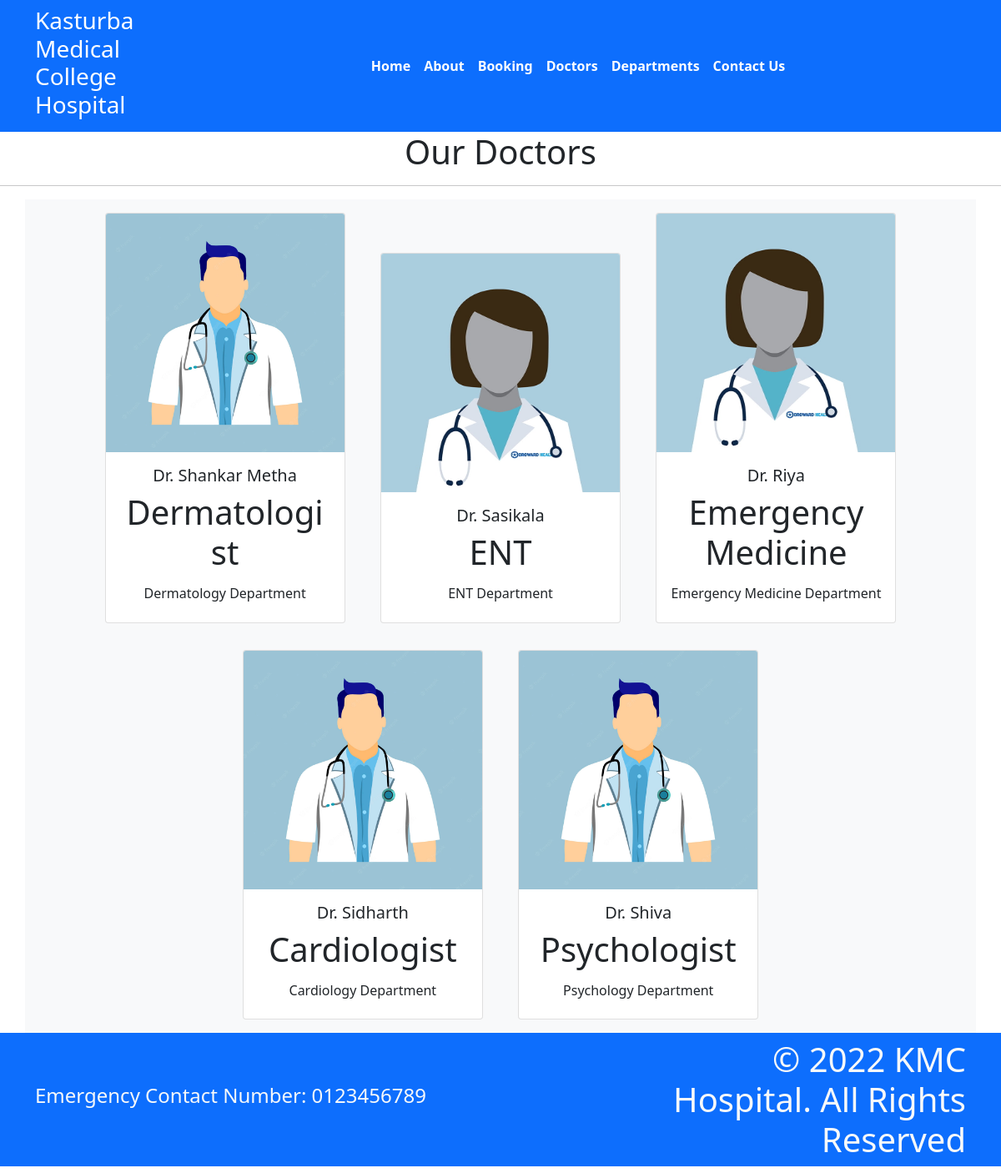
The app's page /doctors/ with its own data.
### home/models.py (models this page shows, shortened)
class Doctors(models.Model):
    doc_name = models.CharField(max_length=255)
    doc_spec = models.CharField(max_length=255)
    dep_name = models.ForeignKey(Departments, on_delete=models.CASCADE)
    doc_image = models.ImageField(upload_to='doctors')

class Departments(models.Model):
    dep_name = models.CharField(max_length=100)
    dep_decription = models.TextField()
    def __str__(self):
        return self.dep_name

### home/views.py (the view)
# urls.py: path('doctors/', views.doctors, name='doctors'),
def doctors(request):
    dict_docs = {
        'doctors':Doctors.objects.all()
    }
    return render(request, 'doctors.html', dict_docs)

### templates/doctors.html (shortened to what this page needs)
{% extends 'base.html' %}}
{% block content%}
<h1 class="text-center">Our Doctors<h1>
<hr>
<div class="container text-center bg-light">
    {% for d in doctors %}
    <div class="card text-center mx-3 my-3" style="width: 18rem; display:inline-block">
        <img src="{{d.doc_image.url}}" class="card-img-top" alt="...">
        <div class="card-body">
          <h5 class="card-title">Dr. {{d.doc_name}}</h5>
          <p class="card-text">{{d.doc_spec}}</p>
          <h6>{{d.dep_name}} Department</h6>
        </div>
      </div>
    {% endfor %}
</div>
{% endblock%}

### templates/base.html (shortened to what this page needs)
{% load static%}
<!DOCTYPE html>
<html>
    <head>
        <link rel="stylesheet" href="https://cdn.jsdelivr.net/npm/bootstrap@5.1.3/dist/css/bootstrap.min.css ">
        <link rel="stylesheet"
          href="https://use.fontawesome.com/releases/v5.2.0/css/all.css">
          <link rel="stylesheet"
          href="{% static '/css/style.css'%}">
    </head>
    <body>
        <nav class="navbar bg-primary navbar-expand-md ">
            <div class="container">
              <div class="col-2 text-left pl-md-0">
                <h3 class="text-white"> Kasturba Medical College Hospital </h3>
              </div>
              <div
                class="collapse navbar-collapse justify-content-center col-md-8 navbar-collapse-3">
                <ul class="navbar-nav justify-content-center  fw-bold">
                  <li class="nav-item active">
                    <a class="nav-link text-white" href="{% url 'home'%}">Home </a>
                  </li>
                  <li class="nav-item">
                    <a class="nav-link text-white" href="{% url 'about'%}">About</a>
                  </li>
                  <li class="nav-item">
                    <a class="nav-link text-white" href="{% url 'booking'%}">Booking</a>
                  </li>
                  <li class="nav-item">
                    <a class="nav-link text-white" href="{% url 'doctors'%}">Doctors</a>
                  </li>
                   <li class="nav-item">
                    <a class="nav-link text-white" href="{% url 'departments'%}">Departments</a>
                  </li>
                  <li class="nav-item">
                    <a class="nav-link text-white" href="{% url 'contact'%}">Contact Us</a>
                  </li>
                </ul>
              </div>
            </div>
          </nav>
          {% block content%} {% endblock %}
          <section class="">
            <footer class="pt-2 pb-2  bg-primary text-light py-0">
              <div class="container">
                <div class="row align-items-center">
                  <div class="col-12 col-md-8">
                    <h4>Emergency Contact Number: 0123456789</h4>
                  </div>
                  <div class="col-12 col-md-4 mt-4 mt-md-0 text-center text-md-end py-0">
                    © 2022 KMC Hospital. All Rights Reserved
                  </div>
                </div>
              </div>
            </footer>
          </section>
    </body>
</html>

### records on screen
Doctors: doc_image (picture), doc_name "Shankar Metha", doc_spec "Dermatologist", dep_name "Dermatology"
Doctors: doc_image (picture), doc_name "Sasikala", doc_spec "ENT", dep_name "ENT"
Doctors: doc_image (picture), doc_name "Riya", doc_spec "Emergency Medicine", dep_name "Emergency Medicine"
Doctors: doc_image (picture), doc_name "Sidharth", doc_spec "Cardiologist", dep_name "Cardiology"
Doctors: doc_image (picture), doc_name "Shiva", doc_spec "Psychologist", dep_name "Psychology"
